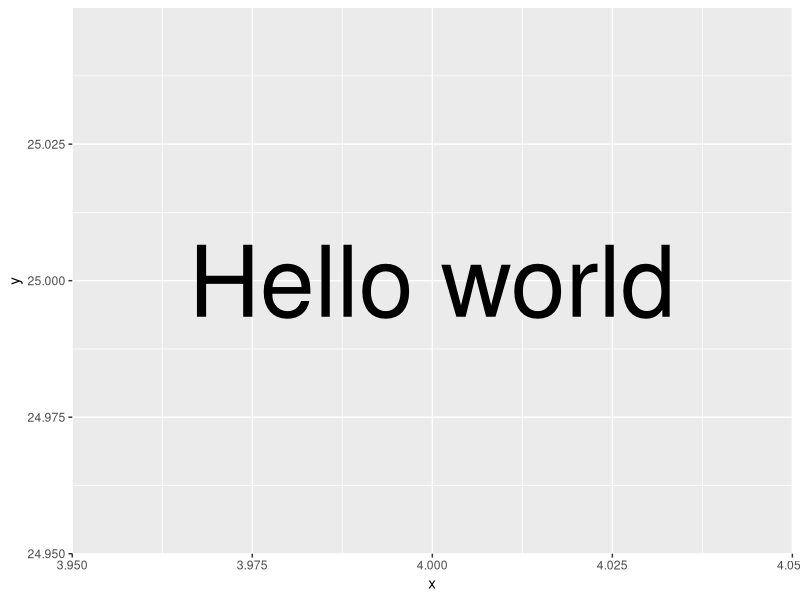

Write R code to recreate this figure.
## ---- chunk 1
suppressPackageStartupMessages({
  library(tidyverse, warn.conflicts = FALSE)
})

## ---- chunk 2
ggplot() + 
  annotate(
  "text",
  x = 4,
  y = 25,
  label = "Hello world",
  size = 25
)
